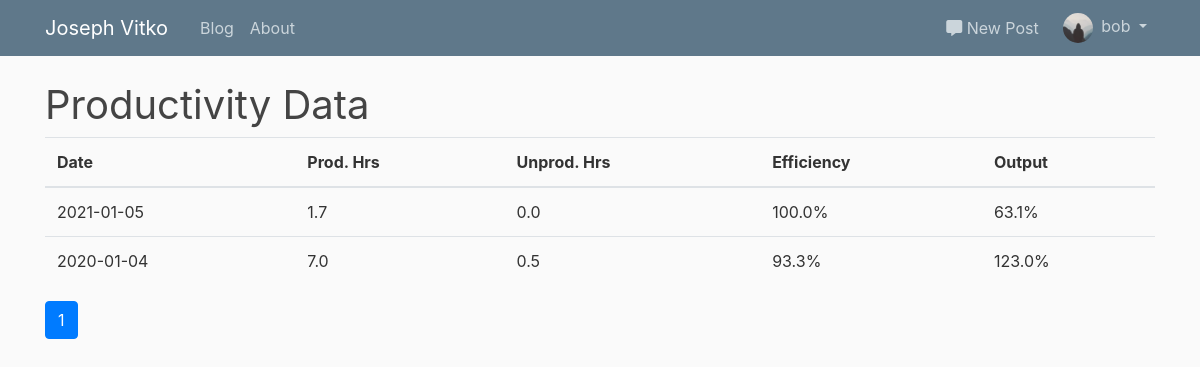
Page /admin/productivity_data (signed in) on the committed database.
### flaskblog/models.py (models this page shows, shortened)
class User(db.Model, UserMixin):
    id = db.Column(db.Integer, primary_key=True)
    username = db.Column(db.String(20), unique=True, nullable=False)
    email = db.Column(db.String(120), unique=True, nullable=False)
    image_file = db.Column(db.String(20), nullable=False, default='default.jpg')
    password = db.Column(db.String(60), nullable=False)
    posts = db.relationship('Post', backref='author', lazy=True)
    roles = db.relationship('Role', secondary='user_roles')

### flaskblog/productivity_data/models.py (models this page shows, shortened)
class ProductivityData(db.Model):
    id = db.Column(db.Integer, primary_key=True)
    date = db.Column(db.Date, nullable=False)
    hours_prod = db.Column(db.Float, nullable=False)  # productive hours represented as a float
    hours_dist = db.Column(db.Float, nullable=False)  # unproductive hours represented as a float
    hours_total = db.column_property(hours_prod + hours_dist)
    def efficiency(self):
        return self.hours_prod / self.hours_total
    def output(self):
        return math.sqrt((self.hours_prod / 4.32) * self.efficiency())

### flaskblog/admin/routes.py (the view)
@admin.route('/admin/productivity_data')
@admin_permission.require(http_exception=403)
def getproductivitydata():
    p_data = ProductivityData.query.order_by(ProductivityData.date.desc()).paginate(per_page=28)
    page = request.args.get('page', 1, type=int)
    return render_template('admin_productivitydata_dashboard.html', data=p_data, page=page, page_context='admin.getproductivitydata')

### flaskblog/models.py (called while the page is built)
@login_manager.user_loader
def load_user(user_id):
    return User.query.get(int(user_id))

### flaskblog/templates/admin_productivitydata_dashboard.html
{% extends "layout_admin.html" %}
{% block midsection %}
    <h1>Productivity Data</h1>
    <table class="table">
        <thead>
            <tr>
                <th>Date</th>
                <th>Prod. Hrs</th>
                <th>Unprod. Hrs</th>
                <th>Efficiency</th>
                <th>Output</th>
            </tr>
        </thead>
        <tbody>
            {% for datum in data.items %}
                <tr>
                    <td>{{ datum.date }}</td>
                    <td>{{ "%.1f"|format(datum.hours_prod) }}</td>
                    <td>{{ "%.1f"|format(datum.hours_dist) }}</td>
                    <td>{{ "%.1f"|format(datum.efficiency() * 100) }}%</td>
                    <td>{{ "%.1f"|format(datum.output() * 100) }}%</td>
                </tr>
            {% endfor %}
        </tbody>
    </table>
    {% for page_num in data.iter_pages(left_edge=1, right_edge=1, left_current=1, right_current=2) %}
        {% if page_num %}
            {% if data.page == page_num %}
                <a class="btn btn-primary mb-4" href="{{ url_for(page_context, page=page_num) }}">{{ page_num }}</a>
            {% else %}
                <a class="btn btn-outline-info mb-4" href="{{ url_for(page_context, page=page_num) }}">{{ page_num }}</a>
            {% endif %}
        {% else %}
        ...
        {% endif %}
    {% endfor %}
{% endblock midsection %}

### flaskblog/templates/header.html (shortened to what this page needs)
<header class="site-header">
    <nav class="navbar navbar-expand-md navbar-dark bg-steel fixed-top">
        <div class="container">
            <a class="navbar-brand mr-4" href="/">Joseph Vitko</a>
            <div class="collapse navbar-collapse" id="navbarToggleMain">
                <div class="navbar-nav mr-auto">
                  <a class="nav-item nav-link" href="{{ url_for('main.blog') }}">Blog</a>
                  <a class="nav-item nav-link" href="{{ url_for('main.about') }}">About</a>
                </div>
            </div>
            {% if current_user.is_authenticated %}
                <div class="collapse navbar-collapse justify-content-end">
                    <div class="navbar-nav">
                        <div class="collapse navbar-collapse newpost" id="navbarTogglePost">
                            <a class="nav-item nav-link postlink nav-dropdown" href="{{ url_for('posts.new_post') }}"><i class="fas fa-comment-alt"></i> New Post</a>
                        </div>
                        <div class="collapse navbar-collapse" id="navbarToggleUser">
                            <li class="nav-item dropdown">
                                <a class="nav-link dropdown-toggle userlink nav-dropdown" href="#" id="navbarDropdownMenuLink" role="button" data-toggle="dropdown" aria-haspopup="true" aria-expanded="false">
                                    <div class="avatar-img-container">
                                        <img src="{{ url_for('static', filename='profile_pics/' + current_user.image_file) }}" class="rounded-circle avatar-img">
                                    </div>
                                    <span class="nav-text avatar-header">{{ current_user.username }}</span>
                                </a>
                            </li>
                        </div>
                    </div>
                </div>
            {% endif %}
        </div>
    </nav>
</header>

### flaskblog/static/main.css (style rules this page uses)
body { background: #fafafa; color: #333333; margin-top: 5rem; }
h1, h2, h3, h4, h5, h6 { color: #444444; font-weight: 400; }
.bg-steel { background-color: #5f788a; }
.site-header .navbar-nav .nav-link { color: #cbd5db; }
.avatar-img-container { width: 30px; height: auto; display: inline-block; }
.avatar-img { width: 100%; height: auto; }
.avatar-header { margin-left: 4px; }
.newpost { margin-right: 8px; }
.userlink { padding-top: 0; padding-bottom: 0; vertical-align: middle; padding-right: 0; }
.postlink { padding-top: 0; padding-bottom: 0; vertical-align: middle; }

### rows in the picture
User: image_file (placeholder picture), username "bob"
ProductivityData: date "2021-01-05", hours_prod "1.7", hours_dist "0.0", datum.efficiency()*100 "100.0", datum.output()*100 "63.1"
ProductivityData: date "2020-01-04", hours_prod "7.0", hours_dist "0.5", datum.efficiency()*100 "93.3", datum.output()*100 "123.0"

### other values in the picture
{{ page_num }} "1"
